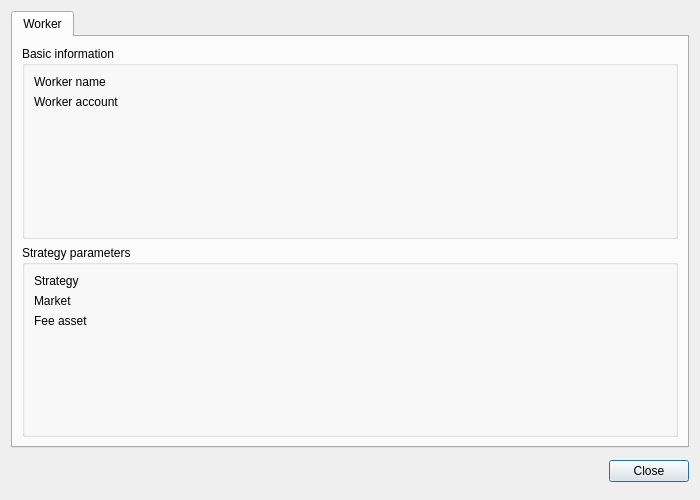
<?xml version="1.0" encoding="UTF-8"?>
<ui version="4.0">
 <class>details_dialog</class>
 <widget class="QDialog" name="details_dialog">
  <property name="geometry">
   <rect>
    <x>0</x>
    <y>0</y>
    <width>700</width>
    <height>500</height>
   </rect>
  </property>
  <property name="sizePolicy">
   <sizepolicy hsizetype="Expanding" vsizetype="Expanding">
    <horstretch>0</horstretch>
    <verstretch>0</verstretch>
   </sizepolicy>
  </property>
  <property name="minimumSize">
   <size>
    <width>700</width>
    <height>500</height>
   </size>
  </property>
  <property name="windowTitle">
   <string>Dexas-Bot - Worker details</string>
  </property>
  <layout class="QVBoxLayout" name="verticalLayout_13">
   <item>
    <widget class="QTabWidget" name="tabs_widget">
     <property name="enabled">
      <bool>true</bool>
     </property>
     <property name="styleSheet">
      <string notr="true"/>
     </property>
     <property name="tabPosition">
      <enum>QTabWidget::North</enum>
     </property>
     <property name="tabShape">
      <enum>QTabWidget::Rounded</enum>
     </property>
     <property name="currentIndex">
      <number>0</number>
     </property>
     <property name="usesScrollButtons">
      <bool>true</bool>
     </property>
     <property name="documentMode">
      <bool>false</bool>
     </property>
     <widget class="QWidget" name="worker_tab">
      <property name="sizePolicy">
       <sizepolicy hsizetype="Expanding" vsizetype="Expanding">
        <horstretch>0</horstretch>
        <verstretch>0</verstretch>
       </sizepolicy>
      </property>
      <property name="minimumSize">
       <size>
        <width>600</width>
        <height>350</height>
       </size>
      </property>
      <property name="font">
       <font>
        <kerning>true</kerning>
       </font>
      </property>
      <property name="styleSheet">
       <string notr="true"/>
      </property>
      <attribute name="title">
       <string>Worker</string>
      </attribute>
      <layout class="QVBoxLayout" name="verticalLayout">
       <item>
        <widget class="QGroupBox" name="worker_information">
         <property name="styleSheet">
          <string notr="true"/>
         </property>
         <property name="title">
          <string>Basic information</string>
         </property>
         <layout class="QFormLayout" name="formLayout">
          <item row="0" column="0">
           <widget class="QLabel" name="worker_name_label">
            <property name="minimumSize">
             <size>
              <width>120</width>
              <height>0</height>
             </size>
            </property>
            <property name="maximumSize">
             <size>
              <width>120</width>
              <height>16777215</height>
             </size>
            </property>
            <property name="text">
             <string>Worker name</string>
            </property>
           </widget>
          </item>
          <item row="0" column="1">
           <widget class="QLabel" name="worker_name">
            <property name="text">
             <string/>
            </property>
           </widget>
          </item>
          <item row="1" column="0">
           <widget class="QLabel" name="worker_account_label">
            <property name="minimumSize">
             <size>
              <width>120</width>
              <height>0</height>
             </size>
            </property>
            <property name="maximumSize">
             <size>
              <width>120</width>
              <height>16777215</height>
             </size>
            </property>
            <property name="text">
             <string>Worker account</string>
            </property>
           </widget>
          </item>
          <item row="1" column="1">
           <widget class="QLabel" name="worker_account">
            <property name="text">
             <string/>
            </property>
           </widget>
          </item>
         </layout>
        </widget>
       </item>
       <item>
        <widget class="QGroupBox" name="strategy_information">
         <property name="title">
          <string>Strategy parameters</string>
         </property>
         <layout class="QFormLayout" name="formLayout_2">
          <item row="0" column="0">
           <widget class="QLabel" name="stratehy_name_label">
            <property name="minimumSize">
             <size>
              <width>120</width>
              <height>0</height>
             </size>
            </property>
            <property name="maximumSize">
             <size>
              <width>120</width>
              <height>16777215</height>
             </size>
            </property>
            <property name="text">
             <string>Strategy</string>
            </property>
           </widget>
          </item>
          <item row="0" column="1">
           <widget class="QLabel" name="strategy_name">
            <property name="text">
             <string/>
            </property>
           </widget>
          </item>
          <item row="1" column="0">
           <widget class="QLabel" name="market_label">
            <property name="text">
             <string>Market </string>
            </property>
           </widget>
          </item>
          <item row="1" column="1">
           <widget class="QLabel" name="market">
            <property name="text">
             <string/>
            </property>
           </widget>
          </item>
          <item row="2" column="0">
           <widget class="QLabel" name="fee_asset_label">
            <property name="text">
             <string>Fee asset</string>
            </property>
           </widget>
          </item>
          <item row="2" column="1">
           <widget class="QLabel" name="fee_asset">
            <property name="text">
             <string/>
            </property>
           </widget>
          </item>
         </layout>
        </widget>
       </item>
      </layout>
     </widget>
    </widget>
   </item>
   <item>
    <widget class="QWidget" name="widget" native="true">
     <property name="minimumSize">
      <size>
       <width>0</width>
       <height>35</height>
      </size>
     </property>
     <layout class="QVBoxLayout" name="verticalLayout_3">
      <property name="spacing">
       <number>0</number>
      </property>
      <property name="leftMargin">
       <number>0</number>
      </property>
      <property name="topMargin">
       <number>0</number>
      </property>
      <property name="rightMargin">
       <number>0</number>
      </property>
      <property name="bottomMargin">
       <number>0</number>
      </property>
      <item>
       <widget class="QDialogButtonBox" name="button_box">
        <property name="minimumSize">
         <size>
          <width>0</width>
          <height>35</height>
         </size>
        </property>
        <property name="standardButtons">
         <set>QDialogButtonBox::Close</set>
        </property>
       </widget>
      </item>
     </layout>
    </widget>
   </item>
  </layout>
 </widget>
 <resources/>
 <connections/>
</ui>
